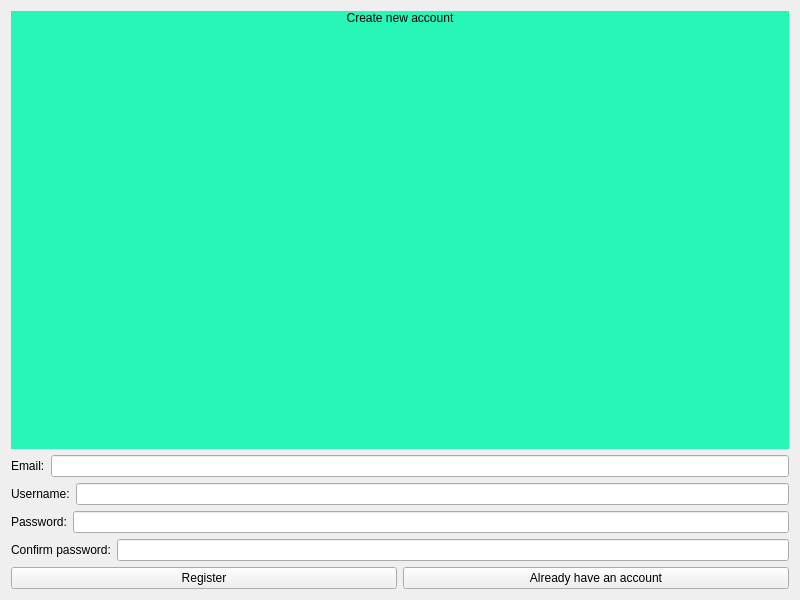
<?xml version="1.0" encoding="UTF-8"?>
<ui version="4.0">
 <class>RegisterWND</class>
 <widget class="QWidget" name="RegisterWND">
  <property name="geometry">
   <rect>
    <x>0</x>
    <y>0</y>
    <width>800</width>
    <height>600</height>
   </rect>
  </property>
  <property name="windowTitle">
   <string>Register page</string>
  </property>
  <layout class="QVBoxLayout" name="verticalLayout_2">
   <item>
    <widget class="QLabel" name="label">
     <property name="styleSheet">
      <string notr="true">font: 48pt &quot;Noto Sans&quot;;
background-color: rgb(40, 246, 185);
color: rgb(0, 0, 0);</string>
     </property>
     <property name="text">
      <string>Create new account</string>
     </property>
     <property name="alignment">
      <set>Qt::AlignmentFlag::AlignHCenter|Qt::AlignmentFlag::AlignTop</set>
     </property>
    </widget>
   </item>
   <item>
    <layout class="QHBoxLayout" name="horizontalLayout">
     <item>
      <widget class="QLabel" name="label_2">
       <property name="text">
        <string>Email:</string>
       </property>
      </widget>
     </item>
     <item>
      <widget class="QLineEdit" name="lineEdit"/>
     </item>
    </layout>
   </item>
   <item>
    <layout class="QHBoxLayout" name="horizontalLayout_2">
     <item>
      <widget class="QLabel" name="label_3">
       <property name="text">
        <string>Username:</string>
       </property>
      </widget>
     </item>
     <item>
      <widget class="QLineEdit" name="lineEdit_2"/>
     </item>
    </layout>
   </item>
   <item>
    <layout class="QHBoxLayout" name="horizontalLayout_3">
     <item>
      <widget class="QLabel" name="label_4">
       <property name="text">
        <string>Password:</string>
       </property>
      </widget>
     </item>
     <item>
      <widget class="QLineEdit" name="lineEdit_3">
       <property name="echoMode">
        <enum>QLineEdit::EchoMode::Password</enum>
       </property>
      </widget>
     </item>
    </layout>
   </item>
   <item>
    <layout class="QHBoxLayout" name="horizontalLayout_4">
     <item>
      <widget class="QLabel" name="label_5">
       <property name="text">
        <string>Confirm password:</string>
       </property>
      </widget>
     </item>
     <item>
      <widget class="QLineEdit" name="lineEdit_4">
       <property name="echoMode">
        <enum>QLineEdit::EchoMode::Password</enum>
       </property>
      </widget>
     </item>
    </layout>
   </item>
   <item>
    <layout class="QHBoxLayout" name="horizontalLayout_5">
     <item>
      <widget class="QPushButton" name="pushButton">
       <property name="text">
        <string>Register</string>
       </property>
      </widget>
     </item>
     <item>
      <widget class="QPushButton" name="pushButton_2">
       <property name="text">
        <string>Already have an account</string>
       </property>
      </widget>
     </item>
    </layout>
   </item>
  </layout>
 </widget>
 <resources/>
 <connections/>
</ui>
